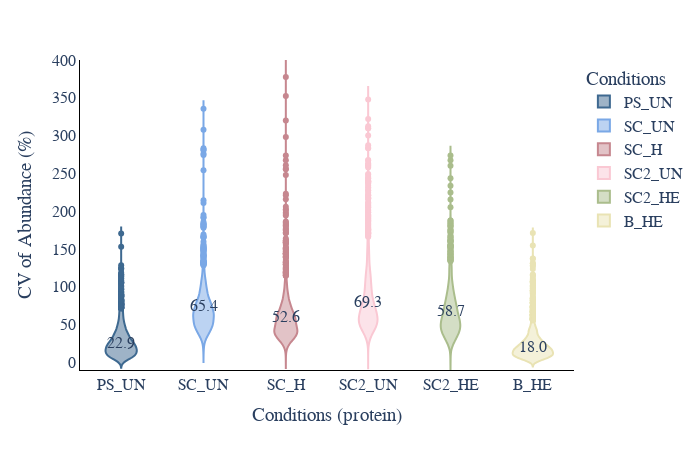

Here is the notebook cell this chart was saved with:
### Code cell
# CV violin plot
plot_options={    
        "median label": "True", #only works for total and MS2, can be found in CV_summary if you set WRITE_OUTPUT = True
        "box": False,
        "X Title": "Conditions (protein)",
        "Y Title": "CV of Abundance (%)",
        "color": ["#3E6990", "#7aa8e6","#C6878F", "#fac8d3","#AABD8C", "#E9E3B4",  "#F39B6D", "#C6878F", "pink",
                  "orange", "brown", "pink", "gray", "olive", "cyan", "black","red",
                  "yellow","green","blue","indigo","violet"],
        "width": 700,
        "height": 450,
        "font": dict(size=16, family="Arial black"),
        "ylimits": [-10, 400],
        "CV mode": "total",#grouped, total, MS2, grouped_stacked, stacked
        "Group By X": "Condition", #ID_Mode does MS2 vs MBR
        "Group By Color": "Type",#ID_Mode does MS2 vs MBR
        "Group By Stack": "ID_Mode" #ID_Mode does MS2 vs MBR
    }
plot_options["plot_type"] = 1 # 1 is protein, 2 is peptide
figure, _, _ =CV_plots(data_obj, plot_options, saved_settings)
figure.show()

### Figure 1 — Plotly figure (JSON) as saved in the notebook; plotly's stock layout.template omitted (floating-point values rounded to 4 significant figures; data arrays with more than 128 entries replaced by an {"elided": "..."} marker saying what was removed)
{"data": [{"alignmentgroup": "True", "box": {"visible": false}, "hovertemplate": "Conditions=%{x}<br>CV=%{y}<extra></extra>", "legendgroup": "PS_UN", "marker": {"color": "#3E6990"}, "name": "PS_UN", "offsetgroup": "PS_UN", "orientation": "v", "scalegroup": "True", "showlegend": true, "type": "violin", "x": {"elided": "2350 str values"}, "x0": " ", "xaxis": "x", "y": {"elided": "2350 float values"}, "y0": " ", "yaxis": "y"}, {"alignmentgroup": "True", "box": {"visible": false}, "hovertemplate": "Conditions=%{x}<br>CV=%{y}<extra></extra>", "legendgroup": "SC_UN", "marker": {"color": "#7aa8e6"}, "name": "SC_UN", "offsetgroup": "SC_UN", "orientation": "v", "scalegroup": "True", "showlegend": true, "type": "violin", "x": {"elided": "1468 str values"}, "x0": " ", "xaxis": "x", "y": {"elided": "1468 float values"}, "y0": " ", "yaxis": "y"}, {"alignmentgroup": "True", "box": {"visible": false}, "hovertemplate": "Conditions=%{x}<br>CV=%{y}<extra></extra>", "legendgroup": "SC_H", "marker": {"color": "#C6878F"}, "name": "SC_H", "offsetgroup": "SC_H", "orientation": "v", "scalegroup": "True", "showlegend": true, "type": "violin", "x": {"elided": "1702 str values"}, "x0": " ", "xaxis": "x", "y": {"elided": "1702 float values"}, "y0": " ", "yaxis": "y"}, {"alignmentgroup": "True", "box": {"visible": false}, "hovertemplate": "Conditions=%{x}<br>CV=%{y}<extra></extra>", "legendgroup": "SC2_UN", "marker": {"color": "#fac8d3"}, "name": "SC2_UN", "offsetgroup": "SC2_UN", "orientation": "v", "scalegroup": "True", "showlegend": true, "type": "violin", "x": {"elided": "1398 str values"}, "x0": " ", "xaxis": "x", "y": {"elided": "1398 float values"}, "y0": " ", "yaxis": "y"}, {"alignmentgroup": "True", "box": {"visible": false}, "hovertemplate": "Conditions=%{x}<br>CV=%{y}<extra></extra>", "legendgroup": "SC2_HE", "marker": {"color": "#AABD8C"}, "name": "SC2_HE", "offsetgroup": "SC2_HE", "orientation": "v", "scalegroup": "True", "showlegend": true, "type": "violin", "x": {"elided": "1596 str values"}, "x0": " ", "xaxis": "x", "y": {"elided": "1596 float values"}, "y0": " ", "yaxis": "y"}, {"alignmentgroup": "True", "box": {"visible": false}, "hovertemplate": "Conditions=%{x}<br>CV=%{y}<extra></extra>", "legendgroup": "B_HE", "marker": {"color": "#E9E3B4"}, "name": "B_HE", "offsetgroup": "B_HE", "orientation": "v", "scalegroup": "True", "showlegend": true, "type": "violin", "x": {"elided": "2562 str values"}, "x0": " ", "xaxis": "x", "y": {"elided": "2562 float values"}, "y0": " ", "yaxis": "y"}], "layout": {"annotations": [{"showarrow": false, "text": "18.0", "x": "B_HE", "y": 20.67}, {"showarrow": false, "text": "22.9", "x": "PS_UN", "y": 26.28}, {"showarrow": false, "text": "58.7", "x": "SC2_HE", "y": 67.53}, {"showarrow": false, "text": "69.3", "x": "SC2_UN", "y": 79.67}, {"showarrow": false, "text": "52.6", "x": "SC_H", "y": 60.45}, {"showarrow": false, "text": "65.4", "x": "SC_UN", "y": 75.18}], "font": {"family": "Arial black", "size": 16}, "height": 450, "legend": {"title": {"text": "Conditions"}, "tracegroupgap": 0}, "margin": {"t": 60}, "paper_bgcolor": "white", "plot_bgcolor": "white", "showlegend": true, "violinmode": "overlay", "width": 700, "xaxis": {"anchor": "y", "categoryarray": ["PS_UN", "SC_UN", "SC_H", "SC2_UN", "SC2_HE", "B_HE"], "categoryorder": "array", "domain": [0, 1], "linecolor": "black", "linewidth": 1, "showline": true, "title": {"text": "Conditions (protein)"}}, "yaxis": {"anchor": "x", "domain": [0, 1], "linecolor": "black", "linewidth": 1, "range": [-10, 400], "showline": true, "title": {"text": "CV of Abundance (%)"}}}}
